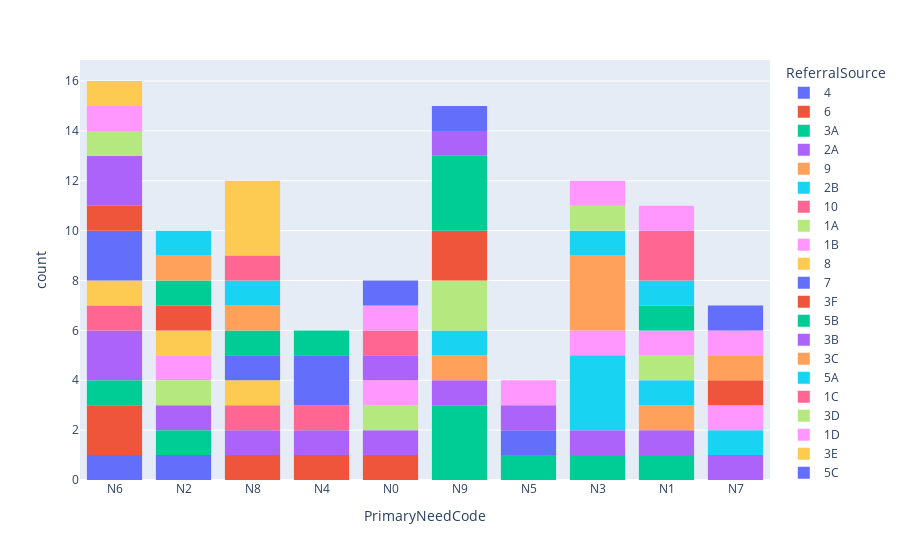

The notebook cell saved with this chart:
### Code cell
bar_2 = px.histogram(cin, x='PrimaryNeedCode', color='ReferralSource')

bar_2.show()

### Figure 1 — Plotly figure (JSON) as saved in the notebook; plotly's stock layout.template omitted (floating-point values rounded to 4 significant figures)
{"data": [{"bingroup": "x", "hovertemplate": "ReferralSource=4<br>PrimaryNeedCode=%{x}<br>count=%{y}<extra></extra>", "legendgroup": "4", "marker": {"color": "#636efa", "pattern": {"shape": ""}}, "name": "4", "orientation": "v", "showlegend": true, "type": "histogram", "x": ["N6", "N2"], "xaxis": "x", "yaxis": "y"}, {"bingroup": "x", "hovertemplate": "ReferralSource=6<br>PrimaryNeedCode=%{x}<br>count=%{y}<extra></extra>", "legendgroup": "6", "marker": {"color": "#EF553B", "pattern": {"shape": ""}}, "name": "6", "orientation": "v", "showlegend": true, "type": "histogram", "x": ["N8", "N6", "N4", "N0", "N6"], "xaxis": "x", "yaxis": "y"}, {"bingroup": "x", "hovertemplate": "ReferralSource=3A<br>PrimaryNeedCode=%{x}<br>count=%{y}<extra></extra>", "legendgroup": "3A", "marker": {"color": "#00cc96", "pattern": {"shape": ""}}, "name": "3A", "orientation": "v", "showlegend": true, "type": "histogram", "x": ["N9", "N2", "N9", "N9", "N5", "N6", "N3", "N1"], "xaxis": "x", "yaxis": "y"}, {"bingroup": "x", "hovertemplate": "ReferralSource=2A<br>PrimaryNeedCode=%{x}<br>count=%{y}<extra></extra>", "legendgroup": "2A", "marker": {"color": "#ab63fa", "pattern": {"shape": ""}}, "name": "2A", "orientation": "v", "showlegend": true, "type": "histogram", "x": ["N4", "N3", "N1", "N8", "N0", "N2", "N6", "N9", "N7", "N6"], "xaxis": "x", "yaxis": "y"}, {"bingroup": "x", "hovertemplate": "ReferralSource=9<br>PrimaryNeedCode=%{x}<br>count=%{y}<extra></extra>", "legendgroup": "9", "marker": {"color": "#FFA15A", "pattern": {"shape": ""}}, "name": "9", "orientation": "v", "showlegend": true, "type": "histogram", "x": ["N9", "N1"], "xaxis": "x", "yaxis": "y"}, {"bingroup": "x", "hovertemplate": "ReferralSource=2B<br>PrimaryNeedCode=%{x}<br>count=%{y}<extra></extra>", "legendgroup": "2B", "marker": {"color": "#19d3f3", "pattern": {"shape": ""}}, "name": "2B", "orientation": "v", "showlegend": true, "type": "histogram", "x": ["N3", "N1", "N7", "N3", "N3", "N9"], "xaxis": "x", "yaxis": "y"}, {"bingroup": "x", "hovertemplate": "ReferralSource=10<br>PrimaryNeedCode=%{x}<br>count=%{y}<extra></extra>", "legendgroup": "10", "marker": {"color": "#FF6692", "pattern": {"shape": ""}}, "name": "10", "orientation": "v", "showlegend": true, "type": "histogram", "x": ["N8", "N6", "N4"], "xaxis": "x", "yaxis": "y"}, {"bingroup": "x", "hovertemplate": "ReferralSource=1A<br>PrimaryNeedCode=%{x}<br>count=%{y}<extra></extra>", "legendgroup": "1A", "marker": {"color": "#B6E880", "pattern": {"shape": ""}}, "name": "1A", "orientation": "v", "showlegend": true, "type": "histogram", "x": ["N9", "N0", "N2", "N1", "N9"], "xaxis": "x", "yaxis": "y"}, {"bingroup": "x", "hovertemplate": "ReferralSource=1B<br>PrimaryNeedCode=%{x}<br>count=%{y}<extra></extra>", "legendgroup": "1B", "marker": {"color": "#FF97FF", "pattern": {"shape": ""}}, "name": "1B", "orientation": "v", "showlegend": true, "type": "histogram", "x": ["N1", "N2", "N0", "N7", "N3"], "xaxis": "x", "yaxis": "y"}, {"bingroup": "x", "hovertemplate": "ReferralSource=8<br>PrimaryNeedCode=%{x}<br>count=%{y}<extra></extra>", "legendgroup": "8", "marker": {"color": "#FECB52", "pattern": {"shape": ""}}, "name": "8", "orientation": "v", "showlegend": true, "type": "histogram", "x": ["N6", "N8", "N2"], "xaxis": "x", "yaxis": "y"}, {"bingroup": "x", "hovertemplate": "ReferralSource=7<br>PrimaryNeedCode=%{x}<br>count=%{y}<extra></extra>", "legendgroup": "7", "marker": {"color": "#636efa", "pattern": {"shape": ""}}, "name": "7", "orientation": "v", "showlegend": true, "type": "histogram", "x": ["N6", "N8", "N6", "N4", "N5", "N4"], "xaxis": "x", "yaxis": "y"}, {"bingroup": "x", "hovertemplate": "ReferralSource=3F<br>PrimaryNeedCode=%{x}<br>count=%{y}<extra></extra>", "legendgroup": "3F", "marker": {"color": "#EF553B", "pattern": {"shape": ""}}, "name": "3F", "orientation": "v", "showlegend": true, "type": "histogram", "x": ["N9", "N7", "N6", "N2", "N9"], "xaxis": "x", "yaxis": "y"}, {"bingroup": "x", "hovertemplate": "ReferralSource=5B<br>PrimaryNeedCode=%{x}<br>count=%{y}<extra></extra>", "legendgroup": "5B", "marker": {"color": "#00cc96", "pattern": {"shape": ""}}, "name": "5B", "orientation": "v", "showlegend": true, "type": "histogram", "x": ["N8", "N9", "N9", "N2", "N1", "N9", "N4"], "xaxis": "x", "yaxis": "y"}, {"bingroup": "x", "hovertemplate": "ReferralSource=3B<br>PrimaryNeedCode=%{x}<br>count=%{y}<extra></extra>", "legendgroup": "3B", "marker": {"color": "#ab63fa", "pattern": {"shape": ""}}, "name": "3B", "orientation": "v", "showlegend": true, "type": "histogram", "x": ["N6", "N0", "N5", "N6", "N9"], "xaxis": "x", "yaxis": "y"}, {"bingroup": "x", "hovertemplate": "ReferralSource=3C<br>PrimaryNeedCode=%{x}<br>count=%{y}<extra></extra>", "legendgroup": "3C", "marker": {"color": "#FFA15A", "pattern": {"shape": ""}}, "name": "3C", "orientation": "v", "showlegend": true, "type": "histogram", "x": ["N3", "N2", "N7", "N3", "N8", "N3"], "xaxis": "x", "yaxis": "y"}, {"bingroup": "x", "hovertemplate": "ReferralSource=5A<br>PrimaryNeedCode=%{x}<br>count=%{y}<extra></extra>", "legendgroup": "5A", "marker": {"color": "#19d3f3", "pattern": {"shape": ""}}, "name": "5A", "orientation": "v", "showlegend": true, "type": "histogram", "x": ["N8", "N3", "N1", "N2"], "xaxis": "x", "yaxis": "y"}, {"bingroup": "x", "hovertemplate": "ReferralSource=1C<br>PrimaryNeedCode=%{x}<br>count=%{y}<extra></extra>", "legendgroup": "1C", "marker": {"color": "#FF6692", "pattern": {"shape": ""}}, "name": "1C", "orientation": "v", "showlegend": true, "type": "histogram", "x": ["N0", "N1", "N1", "N8"], "xaxis": "x", "yaxis": "y"}, {"bingroup": "x", "hovertemplate": "ReferralSource=3D<br>PrimaryNeedCode=%{x}<br>count=%{y}<extra></extra>", "legendgroup": "3D", "marker": {"color": "#B6E880", "pattern": {"shape": ""}}, "name": "3D", "orientation": "v", "showlegend": true, "type": "histogram", "x": ["N6", "N3"], "xaxis": "x", "yaxis": "y"}, {"bingroup": "x", "hovertemplate": "ReferralSource=1D<br>PrimaryNeedCode=%{x}<br>count=%{y}<extra></extra>", "legendgroup": "1D", "marker": {"color": "#FF97FF", "pattern": {"shape": ""}}, "name": "1D", "orientation": "v", "showlegend": true, "type": "histogram", "x": ["N0", "N5", "N3", "N6", "N1", "N7"], "xaxis": "x", "yaxis": "y"}, {"bingroup": "x", "hovertemplate": "ReferralSource=3E<br>PrimaryNeedCode=%{x}<br>count=%{y}<extra></extra>", "legendgroup": "3E", "marker": {"color": "#FECB52", "pattern": {"shape": ""}}, "name": "3E", "orientation": "v", "showlegend": true, "type": "histogram", "x": ["N6", "N8", "N8", "N8"], "xaxis": "x", "yaxis": "y"}, {"bingroup": "x", "hovertemplate": "ReferralSource=5C<br>PrimaryNeedCode=%{x}<br>count=%{y}<extra></extra>", "legendgroup": "5C", "marker": {"color": "#636efa", "pattern": {"shape": ""}}, "name": "5C", "orientation": "v", "showlegend": true, "type": "histogram", "x": ["N7", "N0", "N9"], "xaxis": "x", "yaxis": "y"}], "layout": {"barmode": "relative", "legend": {"title": {"text": "ReferralSource"}, "tracegroupgap": 0}, "margin": {"t": 60}, "xaxis": {"anchor": "y", "domain": [0, 1], "title": {"text": "PrimaryNeedCode"}}, "yaxis": {"anchor": "x", "domain": [0, 1], "title": {"text": "count"}}}}
